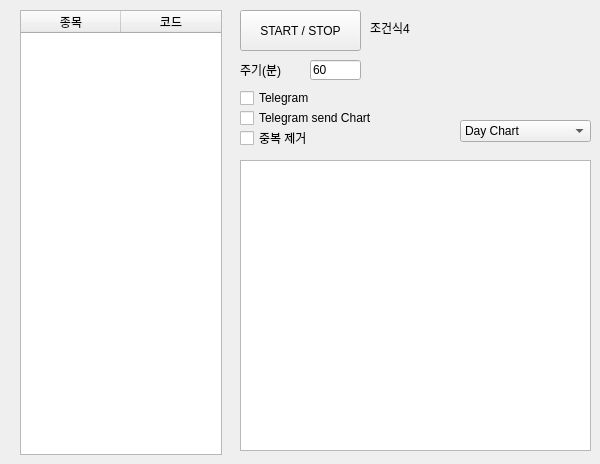
    <widget class="QWidget" name="tab_4">
     <attribute name="title">
      <string>조건식4</string>
     </attribute>
     <widget class="QCheckBox" name="cb_con_exp_chart_4">
      <property name="geometry">
       <rect>
        <x>240</x>
        <y>110</y>
        <width>191</width>
        <height>16</height>
       </rect>
      </property>
      <property name="text">
       <string>Telegram send Chart</string>
      </property>
     </widget>
     <widget class="QLabel" name="lb_con_exp_name_4">
      <property name="geometry">
       <rect>
        <x>370</x>
        <y>20</y>
        <width>151</width>
        <height>16</height>
       </rect>
      </property>
      <property name="sizePolicy">
       <sizepolicy hsizetype="Preferred" vsizetype="Preferred">
        <horstretch>0</horstretch>
        <verstretch>0</verstretch>
       </sizepolicy>
      </property>
      <property name="text">
       <string>조건식4</string>
      </property>
     </widget>
     <widget class="QPushButton" name="pb_con_exp_start_4">
      <property name="geometry">
       <rect>
        <x>240</x>
        <y>10</y>
        <width>121</width>
        <height>41</height>
       </rect>
      </property>
      <property name="text">
       <string>START / STOP</string>
      </property>
     </widget>
     <widget class="QLabel" name="label_6">
      <property name="geometry">
       <rect>
        <x>240</x>
        <y>60</y>
        <width>56</width>
        <height>20</height>
       </rect>
      </property>
      <property name="text">
       <string>주기(분)</string>
      </property>
     </widget>
     <widget class="QCheckBox" name="cb_con_exp_telegram_4">
      <property name="geometry">
       <rect>
        <x>240</x>
        <y>90</y>
        <width>121</width>
        <height>16</height>
       </rect>
      </property>
      <property name="text">
       <string>Telegram</string>
      </property>
     </widget>
     <widget class="QLineEdit" name="le_con_exp_cycle_4">
      <property name="geometry">
       <rect>
        <x>310</x>
        <y>60</y>
        <width>51</width>
        <height>20</height>
       </rect>
      </property>
      <property name="text">
       <string>60</string>
      </property>
     </widget>
     <widget class="QCheckBox" name="cb_con_exp_overlap_4">
      <property name="geometry">
       <rect>
        <x>240</x>
        <y>130</y>
        <width>121</width>
        <height>16</height>
       </rect>
      </property>
      <property name="text">
       <string>중복 제거</string>
      </property>
     </widget>
     <widget class="QTableWidget" name="tw_con_exp_4">
      <property name="geometry">
       <rect>
        <x>20</x>
        <y>10</y>
        <width>202</width>
        <height>445</height>
       </rect>
      </property>
      <property name="editTriggers">
       <set>QAbstractItemView::AnyKeyPressed|QAbstractItemView::EditKeyPressed</set>
      </property>
      <attribute name="verticalHeaderVisible">
       <bool>false</bool>
      </attribute>
      <column>
       <property name="text">
        <string>종목</string>
       </property>
      </column>
      <column>
       <property name="text">
        <string>코드</string>
       </property>
      </column>
     </widget>
     <widget class="QGraphicsView" name="gv_con_exp_photo_4">
      <property name="geometry">
       <rect>
        <x>240</x>
        <y>160</y>
        <width>351</width>
        <height>291</height>
       </rect>
      </property>
     </widget>
     <widget class="QComboBox" name="cb_con_exp_chart_save_4">
      <property name="geometry">
       <rect>
        <x>460</x>
        <y>120</y>
        <width>131</width>
        <height>22</height>
       </rect>
      </property>
      <item>
       <property name="text">
        <string>Day Chart</string>
       </property>
      </item>
      <item>
       <property name="text">
        <string>Week Chart</string>
       </property>
      </item>
      <item>
       <property name="text">
        <string>3 Month Chart</string>
       </property>
      </item>
      <item>
       <property name="text">
        <string>Year Chart</string>
       </property>
      </item>
     </widget>
    </widget>
